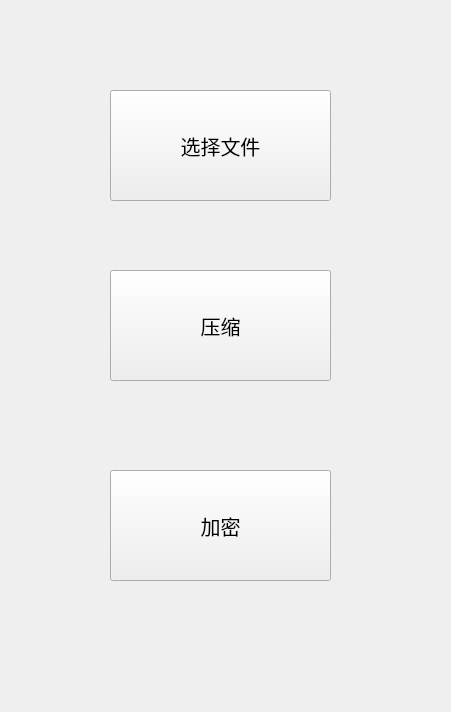
<?xml version="1.0" encoding="UTF-8"?>
<ui version="4.0">
 <class>Widget</class>
 <widget class="QWidget" name="Widget">
  <property name="geometry">
   <rect>
    <x>0</x>
    <y>0</y>
    <width>451</width>
    <height>712</height>
   </rect>
  </property>
  <property name="font">
   <font>
    <pointsize>8</pointsize>
   </font>
  </property>
  <property name="windowTitle">
   <string>Widget</string>
  </property>
  <widget class="QPushButton" name="pushButton">
   <property name="geometry">
    <rect>
     <x>110</x>
     <y>90</y>
     <width>221</width>
     <height>111</height>
    </rect>
   </property>
   <property name="font">
    <font>
     <pointsize>15</pointsize>
    </font>
   </property>
   <property name="text">
    <string>选择文件</string>
   </property>
  </widget>
  <widget class="QPushButton" name="pushButton_2">
   <property name="geometry">
    <rect>
     <x>110</x>
     <y>270</y>
     <width>221</width>
     <height>111</height>
    </rect>
   </property>
   <property name="font">
    <font>
     <pointsize>15</pointsize>
    </font>
   </property>
   <property name="text">
    <string>压缩</string>
   </property>
  </widget>
  <widget class="QPushButton" name="pushButton_3">
   <property name="geometry">
    <rect>
     <x>110</x>
     <y>470</y>
     <width>221</width>
     <height>111</height>
    </rect>
   </property>
   <property name="font">
    <font>
     <pointsize>15</pointsize>
    </font>
   </property>
   <property name="text">
    <string>加密</string>
   </property>
  </widget>
 </widget>
 <layoutdefault spacing="6" margin="11"/>
 <resources/>
 <connections/>
</ui>
